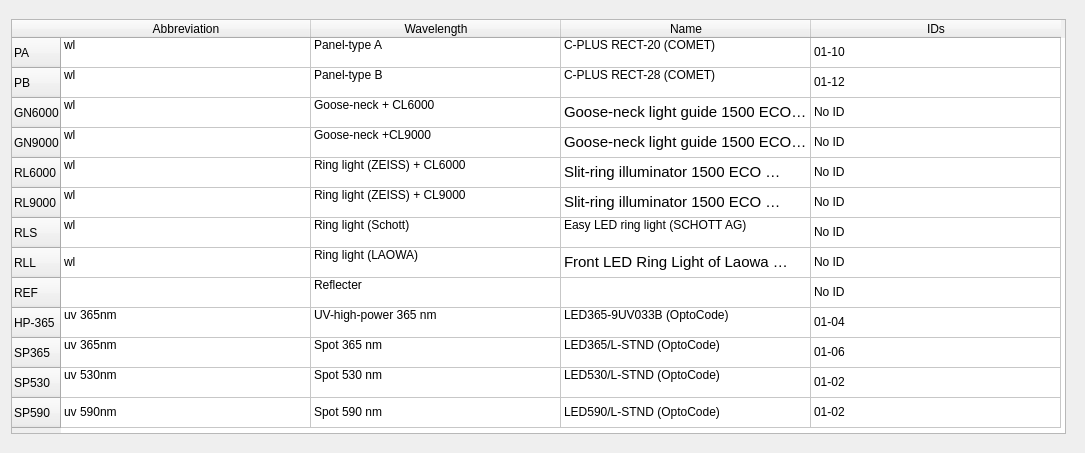
<?xml version="1.0" encoding="UTF-8"?>
<ui version="4.0">
 <class>subwindow</class>
 <widget class="QWidget" name="subwindow">
  <property name="geometry">
   <rect>
    <x>0</x>
    <y>0</y>
    <width>1085</width>
    <height>453</height>
   </rect>
  </property>
  <property name="windowTitle">
   <string>Form</string>
  </property>
  <layout class="QVBoxLayout" name="verticalLayout">
   <item>
    <widget class="QTableWidget" name="tableWidget">
     <property name="minimumSize">
      <size>
       <width>1055</width>
       <height>415</height>
      </size>
     </property>
     <property name="maximumSize">
      <size>
       <width>1055</width>
       <height>415</height>
      </size>
     </property>
     <attribute name="horizontalHeaderDefaultSectionSize">
      <number>250</number>
     </attribute>
     <row>
      <property name="text">
       <string>PA</string>
      </property>
     </row>
     <row>
      <property name="text">
       <string>PB</string>
      </property>
     </row>
     <row>
      <property name="text">
       <string>GN6000</string>
      </property>
     </row>
     <row>
      <property name="text">
       <string>GN9000</string>
      </property>
     </row>
     <row>
      <property name="text">
       <string>RL6000</string>
      </property>
     </row>
     <row>
      <property name="text">
       <string>RL9000</string>
      </property>
     </row>
     <row>
      <property name="text">
       <string>RLS</string>
      </property>
     </row>
     <row>
      <property name="text">
       <string>RLL</string>
      </property>
     </row>
     <row>
      <property name="text">
       <string>REF</string>
      </property>
     </row>
     <row>
      <property name="text">
       <string>HP-365</string>
      </property>
     </row>
     <row>
      <property name="text">
       <string>SP365</string>
      </property>
     </row>
     <row>
      <property name="text">
       <string>SP530</string>
      </property>
     </row>
     <row>
      <property name="text">
       <string>SP590</string>
      </property>
     </row>
     <column>
      <property name="text">
       <string>Abbreviation</string>
      </property>
     </column>
     <column>
      <property name="text">
       <string>Wavelength</string>
      </property>
     </column>
     <column>
      <property name="text">
       <string>Name</string>
      </property>
     </column>
     <column>
      <property name="text">
       <string>IDs</string>
      </property>
     </column>
     <item row="0" column="0">
      <property name="text">
       <string>wl
</string>
      </property>
     </item>
     <item row="0" column="1">
      <property name="text">
       <string>Panel-type A
</string>
      </property>
     </item>
     <item row="0" column="2">
      <property name="text">
       <string>C-PLUS RECT-20 (COMET)
</string>
      </property>
     </item>
     <item row="0" column="3">
      <property name="text">
       <string>01-10</string>
      </property>
     </item>
     <item row="1" column="0">
      <property name="text">
       <string>wl
</string>
      </property>
     </item>
     <item row="1" column="1">
      <property name="text">
       <string>Panel-type B
</string>
      </property>
     </item>
     <item row="1" column="2">
      <property name="text">
       <string>C-PLUS RECT-28 (COMET)
</string>
      </property>
     </item>
     <item row="1" column="3">
      <property name="text">
       <string>01-12</string>
      </property>
     </item>
     <item row="2" column="0">
      <property name="text">
       <string>wl
</string>
      </property>
     </item>
     <item row="2" column="1">
      <property name="text">
       <string>Goose-neck + CL6000
</string>
      </property>
     </item>
     <item row="2" column="2">
      <property name="text">
       <string>Goose-neck light guide 1500 ECO + focusing attachment (ZEISS) + CL6000 (ZEISS)
</string>
      </property>
      <property name="font">
       <font>
        <pointsize>11</pointsize>
       </font>
      </property>
     </item>
     <item row="2" column="3">
      <property name="text">
       <string>No ID</string>
      </property>
     </item>
     <item row="3" column="0">
      <property name="text">
       <string>wl
</string>
      </property>
     </item>
     <item row="3" column="1">
      <property name="text">
       <string>Goose-neck +CL9000
</string>
      </property>
     </item>
     <item row="3" column="2">
      <property name="text">
       <string>Goose-neck light guide 1500 ECO + focusing attachment (ZEISS) + CL9000 (ZEISS)
</string>
      </property>
      <property name="font">
       <font>
        <pointsize>11</pointsize>
       </font>
      </property>
     </item>
     <item row="3" column="3">
      <property name="text">
       <string>No ID</string>
      </property>
     </item>
     <item row="4" column="0">
      <property name="text">
       <string>wl
</string>
      </property>
     </item>
     <item row="4" column="1">
      <property name="text">
       <string>Ring light (ZEISS) + CL6000
</string>
      </property>
     </item>
     <item row="4" column="2">
      <property name="text">
       <string>Slit-ring illuminator 1500 ECO (ZEISS) + CL6000 (ZEISS)
</string>
      </property>
      <property name="font">
       <font>
        <pointsize>11</pointsize>
       </font>
      </property>
     </item>
     <item row="4" column="3">
      <property name="text">
       <string>No ID</string>
      </property>
     </item>
     <item row="5" column="0">
      <property name="text">
       <string>wl
</string>
      </property>
     </item>
     <item row="5" column="1">
      <property name="text">
       <string>Ring light (ZEISS) + CL9000
</string>
      </property>
     </item>
     <item row="5" column="2">
      <property name="text">
       <string>Slit-ring illuminator 1500 ECO (ZEISS) + CL9000 (ZEISS)
</string>
      </property>
      <property name="font">
       <font>
        <pointsize>11</pointsize>
       </font>
      </property>
     </item>
     <item row="5" column="3">
      <property name="text">
       <string>No ID</string>
      </property>
     </item>
     <item row="6" column="0">
      <property name="text">
       <string>wl
</string>
      </property>
     </item>
     <item row="6" column="1">
      <property name="text">
       <string>Ring light (Schott)
</string>
      </property>
     </item>
     <item row="6" column="2">
      <property name="text">
       <string>Easy LED ring light (SCHOTT AG)
</string>
      </property>
     </item>
     <item row="6" column="3">
      <property name="text">
       <string>No ID</string>
      </property>
     </item>
     <item row="7" column="0">
      <property name="text">
       <string>wl</string>
      </property>
     </item>
     <item row="7" column="1">
      <property name="text">
       <string>Ring light (LAOWA)
</string>
      </property>
     </item>
     <item row="7" column="2">
      <property name="text">
       <string>Front LED Ring Light of Laowa 25mm f/2.8 2.5-5X Ultra-Macro (LAOWA)

</string>
      </property>
      <property name="font">
       <font>
        <pointsize>11</pointsize>
       </font>
      </property>
     </item>
     <item row="7" column="3">
      <property name="text">
       <string>No ID</string>
      </property>
     </item>
     <item row="8" column="1">
      <property name="text">
       <string>Reflecter
</string>
      </property>
     </item>
     <item row="8" column="2">
      <property name="text">
       <string/>
      </property>
     </item>
     <item row="8" column="3">
      <property name="text">
       <string>No ID</string>
      </property>
     </item>
     <item row="9" column="0">
      <property name="text">
       <string>uv 365nm
</string>
      </property>
     </item>
     <item row="9" column="1">
      <property name="text">
       <string>UV-high-power 365 nm
</string>
      </property>
     </item>
     <item row="9" column="2">
      <property name="text">
       <string>LED365-9UV033B (OptoCode)
</string>
      </property>
     </item>
     <item row="9" column="3">
      <property name="text">
       <string>01-04</string>
      </property>
     </item>
     <item row="10" column="0">
      <property name="text">
       <string>uv 365nm
</string>
      </property>
     </item>
     <item row="10" column="1">
      <property name="text">
       <string>Spot 365 nm
</string>
      </property>
     </item>
     <item row="10" column="2">
      <property name="text">
       <string>LED365/L-STND (OptoCode)
</string>
      </property>
     </item>
     <item row="10" column="3">
      <property name="text">
       <string>01-06</string>
      </property>
     </item>
     <item row="11" column="0">
      <property name="text">
       <string>uv 530nm
</string>
      </property>
     </item>
     <item row="11" column="1">
      <property name="text">
       <string>Spot 530 nm
</string>
      </property>
     </item>
     <item row="11" column="2">
      <property name="text">
       <string>LED530/L-STND (OptoCode)
</string>
      </property>
     </item>
     <item row="11" column="3">
      <property name="text">
       <string>01-02</string>
      </property>
     </item>
     <item row="12" column="0">
      <property name="text">
       <string>uv 590nm</string>
      </property>
     </item>
     <item row="12" column="1">
      <property name="text">
       <string>Spot 590 nm</string>
      </property>
     </item>
     <item row="12" column="2">
      <property name="text">
       <string>LED590/L-STND (OptoCode)</string>
      </property>
     </item>
     <item row="12" column="3">
      <property name="text">
       <string>01-02</string>
      </property>
     </item>
    </widget>
   </item>
  </layout>
 </widget>
 <resources/>
 <connections/>
</ui>
